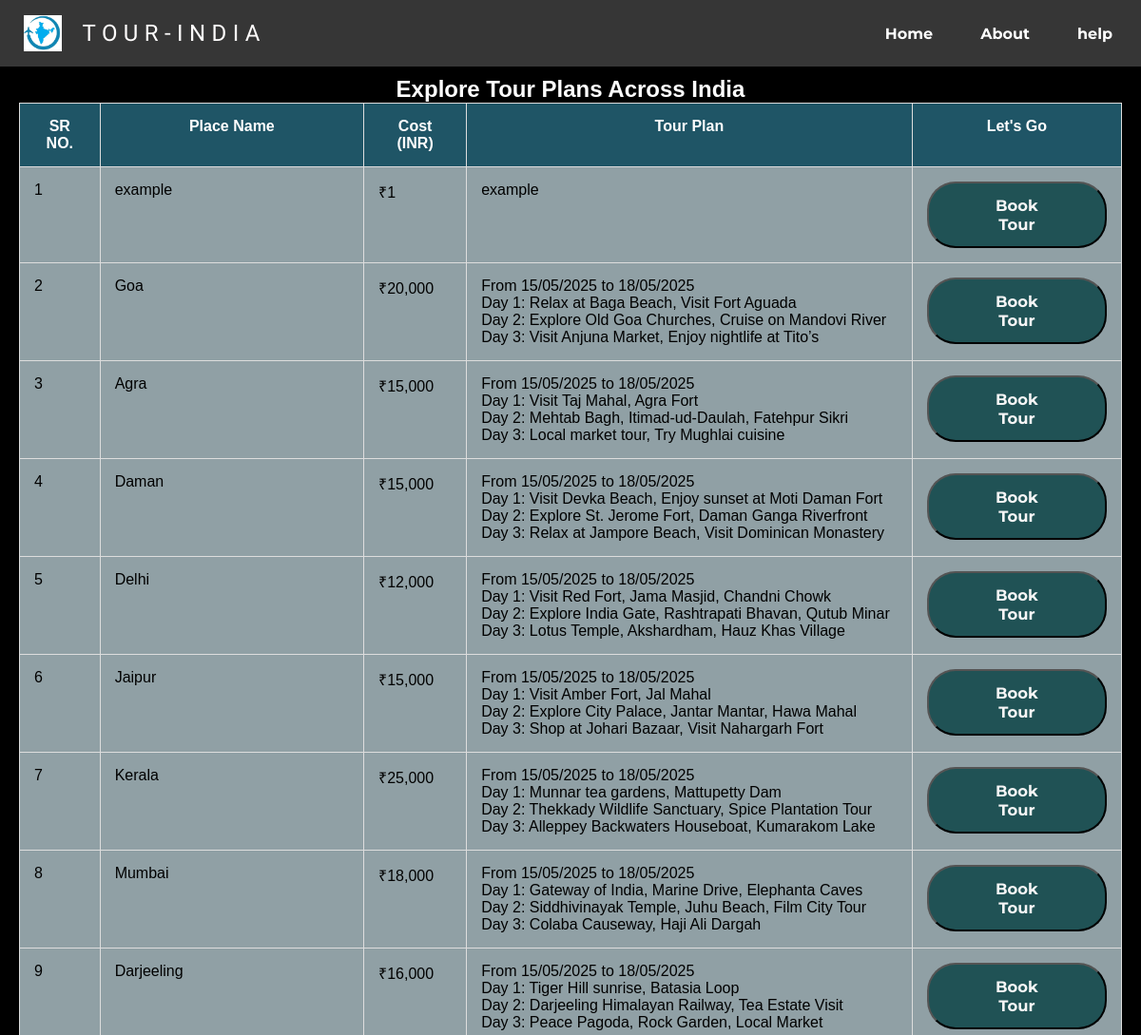
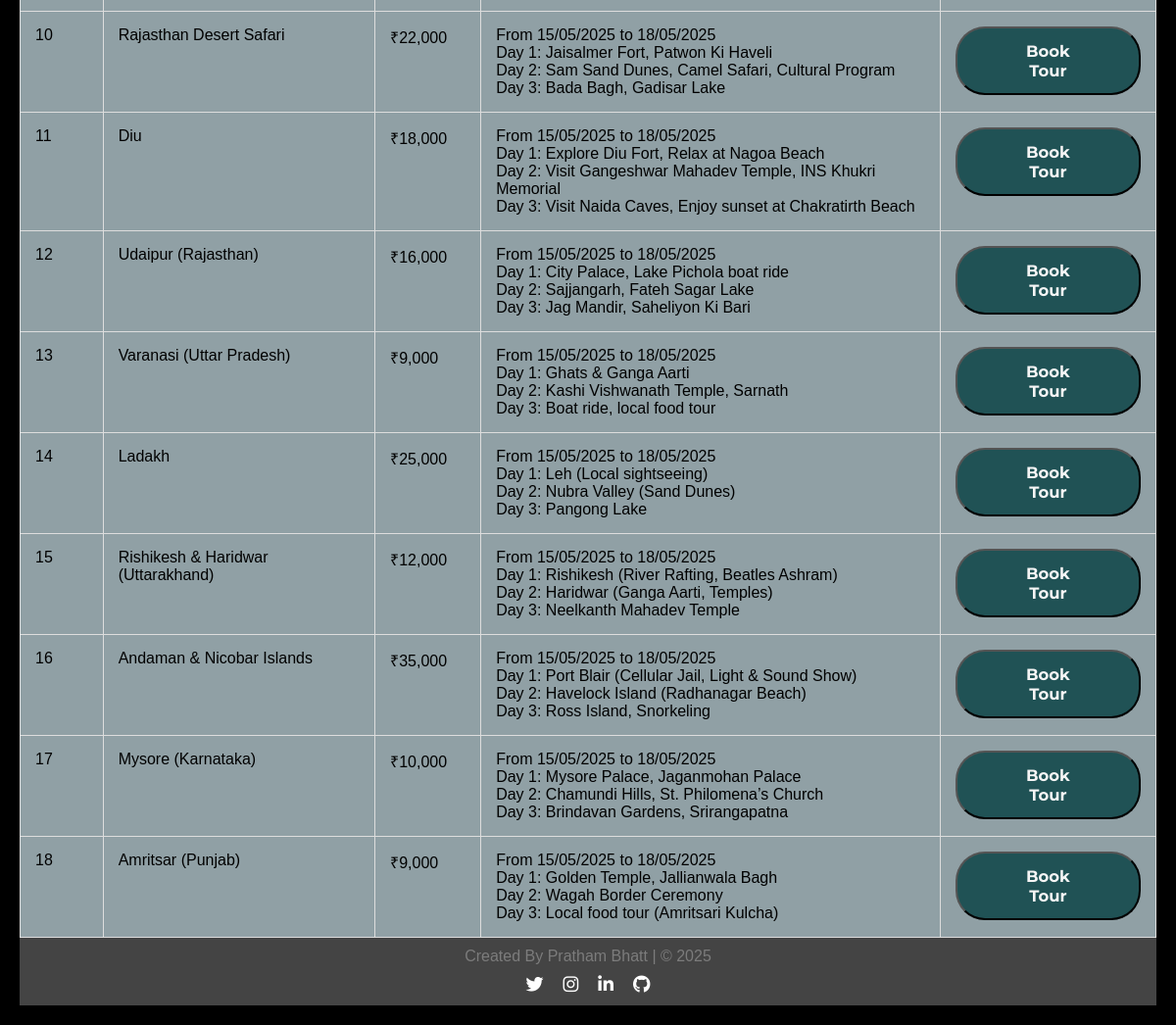
The page /tour_table.php on the database its author committed (2 pictures, top to bottom).
### tables this page shows
CREATE TABLE `tour_plans` (
  `id` int(11) NOT NULL,
  `destination` varchar(55) NOT NULL,
  `estimated_cost` int(11) NOT NULL,
  `tour_plan` text NOT NULL
);

### tour_table.php (the view, shortened to what this page needs)
<!DOCTYPE html>
<html lang="en">
<head>
    <link rel="stylesheet" href="https://cdnjs.cloudflare.com/ajax/libs/font-awesome/4.7.0/css/font-awesome.min.css" />
    <link rel="stylesheet" href="css/style.css" />
    <link rel="stylesheet" href="css/responsive.css" />
</head>
<body style="padding-top: 60px;">
    <nav class="navbar glass" style="height: 70px">
        <span><a href="index.html" style="display: flex; align-items: center"><img class="img2"
                    src="./img/Tour-india-logo.jpg" width="40" style="margin: -25px -10px -25px -20px" />
                <h1 class="logo">&nbsp;TOUR-INDIA</h1>
            </a></span>
        <ul class="nav-links">
            <li><a href="index.html" id="pri" class="cir_border">Home</a></li>
            <li><a href="#" id="pri" class="cir_border">About</a></li>
            <li><a href="#" id="pri" class="cir_border">help</a></li>
        </ul>
    </nav>
    <?php
include("connection.php");
?>
</head>
<body>
<h2>Explore Tour Plans Across India</h2>
<table>
    <tr>
        <th>SR NO.</th>
        <th>Place Name</th>
        <th>Cost (INR)</th>
        <th>Tour Plan</th>
        <th>Let's Go</th>
    </tr>
    <?php
    $result = mysqli_query($conn, "SELECT * FROM `tour_plans`");
    $n1 = 1;
    if ($result->num_rows > 0) {
        while ($row = $result->fetch_assoc()) {
            ?>
            <tr>
                <td><?= $n1; ?></td>
                <td><?= htmlspecialchars($row["destination"]); ?></td>
                <td>₹<?= number_format($row["estimated_cost"]); ?></td>
                <td><pre><?= htmlspecialchars($row["tour_plan"]); ?></pre></td>
                <td>
                    <a href="login.php?tour_id=<?= $row['id'] ?>">
                        <button type="button" class="ctn">
                           Book Tour
                        </button>
                    </a>
                </td>
            <?php
            $n1++;
        }
    } else {
        echo "<tr><td colspan='5'>No tour plans available.</td></tr>";
    }
    ?>
</table>
    <section class="footer" style="margin-bottom: 0% ;">
        <span>Created By Pratham Bhatt | © 2025</span>
        <div class="social">
            <ul>
                <li><a href="https://x.com/Pratham000987" target="_blank"><i class="fa fa-twitter"></i></a></li>
                <li><a href="https://www.instagram.com/pratham__987" target="_blank"><i class="fa fa-instagram"></i></a>
                </li>
                <li><a href="https://www.linkedin.com/in/pratham-bhatt-211a8822a" target="_blank"><i
                            class="fa fa-linkedin"></i></a></li>
                <li><a href="https://github.com/Bhatt135" target="_blank"><i class="fa fa-github"></i></a></li>
            </ul>
        </div>
    </section>
</body>
</html>

### css/style.css (style rules this page uses)
:root { box-sizing: border-box; scroll-behavior: smooth; --ff-parisienne: "Parisienne", cursive; --ff-montserrat: "Montserrat", sans-serif; --ff-lora: "Lora", serif; --ff-roboto: "Roboto", sans-serif; --ff-rubik-dirt: "Rubik Dirt", cursive; --fs-paragraphs: calc(0.8rem + 0.35vw); --fs-links-btns: calc(0.65rem + 0.5vw); }
*, *::before, *::after { margin: 0; padding: 0; box-sizing: inherit; }
img { max-width: 100%; display: block; }
a { text-decoration: none; }
ul { list-style: none; }
span { color: #7c7c7c; padding: 0px 40px; }
body, html { overflow-x: hidden; box-sizing: border-box; }
.navbar { position: fixed; top: 0; left: 0; background: rgba(109, 109, 109, 0.5); backdrop-filter: saturate(180%) blur(10px); display: flex; width: 100%; justify-content: space-between; align-items: center; padding: 12px 5px; z-index: 10; color: rgb(255, 255, 255); }
.logo { font-family: var(--ff-rubik-dirt); font-size: 1.5rem; text-transform: uppercase; letter-spacing: 0.4rem; padding: 0 1.2rem; font-weight: 300; color: rgb(254, 252, 252); }
.nav-links { display: flex; align-items: center; }
.nav-links li { font-family: var(--ff-montserrat); margin: 0px 15px; }
.nav-links li a { color: white; cursor: pointer; }
.cir_border { padding: 6px 20px; font-weight: bold; border: 2px hidden whitesmoke; border-radius: 20px; margin: 0px -10px; }
.ctn { font-family: var(--ff-montserrat); font-size: var(--fs-links-btns); font-weight: 700; padding: 13px 50px; background: #205255; border-radius: 30px; color: whitesmoke; }
section { width: 80%; margin: 80px auto; }
.footer { background-color: #444444; color: #fff; text-align: center; padding: 10px 0; width: 100%; margin-top: auto; position: relative; }
.footer .social { margin-top: 10px; }
.footer .social ul { padding: 0; margin: 0; list-style: none; display: flex; justify-content: center; }
.footer .social ul li { margin: 0 10px; }
.footer .social a { text-decoration: none; color: #fff; font-size: 18px; }
img { transition: transform 0.3s ease; }
body { background-color: black; color: white; height: 100%; margin: 0; padding: 0; display: flex; flex-direction: column; }

### tour_table.php (style rules this page uses)
body { color: black; font-family: Arial, sans-serif; background:rgb(0, 0, 0); margin: 20px; }
table { font-family:Arial, Helvetica, sans-serif; width: 100%; border-collapse: collapse; background:rgb(144, 160, 165); box-shadow: 0 0 10px rgba(0,0,0,0.1); }
th, td { padding: 15px; border: 1px solid #ddd; vertical-align: top; }
th { background: #1f5566; color: white; }
h2 { text-align: center; color:rgb(255, 255, 255); }
pre { white-space: pre-wrap; font-family: inherit; }

### rows shown on the page
tour_plans: destination "example", estimated_cost "1", tour_plan "example"
tour_plans: destination "Goa", estimated_cost "20,000", tour_plan "From 15/05/2025 to 18/05/2025 Day 1: Relax at Baga Beach, Visit Fort Aguada Day 2: Explore Old Goa Churches, Cruise on Mandovi River Day 3: Visit Anjuna Market, Enjoy nightlife at Tito’s"
tour_plans: destination "Agra", estimated_cost "15,000", tour_plan "From 15/05/2025 to 18/05/2025 Day 1: Visit Taj Mahal, Agra Fort Day 2: Mehtab Bagh, Itimad-ud-Daulah, Fatehpur Sikri Day 3: Local market tour, Try Mughlai cuisine"
tour_plans: destination "Daman", estimated_cost "15,000", tour_plan "From 15/05/2025 to 18/05/2025 Day 1: Visit Devka Beach, Enjoy sunset at Moti Daman Fort Day 2: Explore St. Jerome Fort, Daman Ganga Riverfront Day 3: Relax at Jampore Beach, Visit Dominican Monastery"
tour_plans: destination "Delhi", estimated_cost "12,000", tour_plan "From 15/05/2025 to 18/05/2025 Day 1: Visit Red Fort, Jama Masjid, Chandni Chowk Day 2: Explore India Gate, Rashtrapati Bhavan, Qutub Minar Day 3: Lotus Temple, Akshardham, Hauz Khas Village"
tour_plans: destination "Jaipur", estimated_cost "15,000", tour_plan "From 15/05/2025 to 18/05/2025 Day 1: Visit Amber Fort, Jal Mahal Day 2: Explore City Palace, Jantar Mantar, Hawa Mahal Day 3: Shop at Johari Bazaar, Visit Nahargarh Fort"
tour_plans: destination "Kerala", estimated_cost "25,000", tour_plan "From 15/05/2025 to 18/05/2025 Day 1: Munnar tea gardens, Mattupetty Dam Day 2: Thekkady Wildlife Sanctuary, Spice Plantation Tour Day 3: Alleppey Backwaters Houseboat, Kumarakom Lake"
tour_plans: destination "Mumbai", estimated_cost "18,000", tour_plan "From 15/05/2025 to 18/05/2025 Day 1: Gateway of India, Marine Drive, Elephanta Caves Day 2: Siddhivinayak Temple, Juhu Beach, Film City Tour Day 3: Colaba Causeway, Haji Ali Dargah"
tour_plans: destination "Darjeeling", estimated_cost "16,000", tour_plan "From 15/05/2025 to 18/05/2025 Day 1: Tiger Hill sunrise, Batasia Loop Day 2: Darjeeling Himalayan Railway, Tea Estate Visit Day 3: Peace Pagoda, Rock Garden, Local Market"
tour_plans: destination "Rajasthan Desert Safari", estimated_cost "22,000", tour_plan "From 15/05/2025 to 18/05/2025 Day 1: Jaisalmer Fort, Patwon Ki Haveli Day 2: Sam Sand Dunes, Camel Safari, Cultural Program Day 3: Bada Bagh, Gadisar Lake"
tour_plans: destination "Diu", estimated_cost "18,000", tour_plan "From 15/05/2025 to 18/05/2025 Day 1: Explore Diu Fort, Relax at Nagoa Beach Day 2: Visit Gangeshwar Mahadev Temple, INS Khukri Memorial Day 3: Visit Naida Caves, Enjoy sunset at Chakratirth Beach"
tour_plans: destination "Udaipur (Rajasthan)", estimated_cost "16,000", tour_plan "From 15/05/2025 to 18/05/2025 Day 1: City Palace, Lake Pichola boat ride Day 2: Sajjangarh, Fateh Sagar Lake Day 3: Jag Mandir, Saheliyon Ki Bari"
tour_plans: destination "Varanasi (Uttar Pradesh)", estimated_cost "9,000", tour_plan "From 15/05/2025 to 18/05/2025 Day 1: Ghats & Ganga Aarti Day 2: Kashi Vishwanath Temple, Sarnath Day 3: Boat ride, local food tour"
tour_plans: destination "Ladakh", estimated_cost "25,000", tour_plan "From 15/05/2025 to 18/05/2025 Day 1: Leh (Local sightseeing) Day 2: Nubra Valley (Sand Dunes) Day 3: Pangong Lake"
tour_plans: destination "Rishikesh & Haridwar (Uttarakhand)", estimated_cost "12,000", tour_plan "From 15/05/2025 to 18/05/2025 Day 1: Rishikesh (River Rafting, Beatles Ashram) Day 2: Haridwar (Ganga Aarti, Temples) Day 3: Neelkanth Mahadev Temple"
tour_plans: destination "Andaman & Nicobar Islands", estimated_cost "35,000", tour_plan "From 15/05/2025 to 18/05/2025 Day 1: Port Blair (Cellular Jail, Light & Sound Show) Day 2: Havelock Island (Radhanagar Beach) Day 3: Ross Island, Snorkeling"
tour_plans: destination "Mysore (Karnataka)", estimated_cost "10,000", tour_plan "From 15/05/2025 to 18/05/2025 Day 1: Mysore Palace, Jaganmohan Palace Day 2: Chamundi Hills, St. Philomena’s Church Day 3: Brindavan Gardens, Srirangapatna"
tour_plans: destination "Amritsar (Punjab)", estimated_cost "9,000", tour_plan "From 15/05/2025 to 18/05/2025 Day 1: Golden Temple, Jallianwala Bagh Day 2: Wagah Border Ceremony Day 3: Local food tour (Amritsari Kulcha)"
